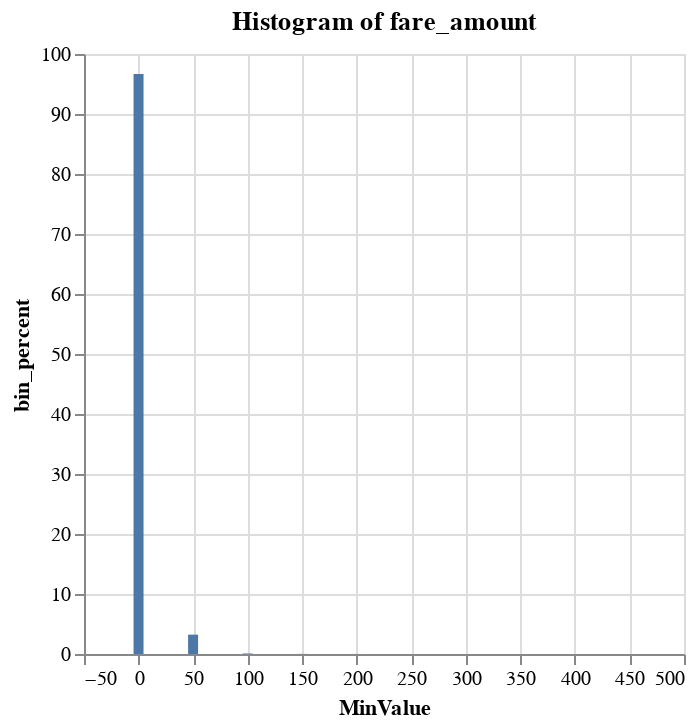

Notebook cell for this chart:
### Code cell
%chart x = MinValue, y = bin_percent, title = "Histogram of fare_amount"

### Figure 1 — Vega-Lite specification as saved in the notebook (floating-point values rounded to 4 significant figures)
{"$schema": "https://vega.github.io/schema/vega-lite/v3.json", "data": {"format": {"type": "csv"}, "values": "\"ColumnName\",\"Label\",\"MinValue\",\"MaxValue\",\"CountOfValues\",\"Bin_Percent\"\n\"fare_amount\",\"3\",\"150\",\"200\",\"69\",\"0.014584007051050367\"\n\"fare_amount\",\"8\",\"400\",\"450\",\"1\",\"0.00021136242102971542\"\n\"fare_amount\",\"5\",\"250\",\"300\",\"7\",\"0.001479536947208008\"\n\"fare_amount\",\"2\",\"100\",\"150\",\"387\",\"0.08179725693849987\"\n\"fare_amount\",\"1\",\"50\",\"100\",\"15264\",\"3.2262359945975767\"\n\"fare_amount\",\"9\",\"450\",\"500\",\"1\",\"0.00021136242102971542\"\n\"fare_amount\",\"7\",\"350\",\"400\",\"0\",\"0\"\n\"fare_amount\",\"4\",\"200\",\"250\",\"28\",\"0.005918147788832032\"\n\"fare_amount\",\"6\",\"300\",\"350\",\"4\",\"0.0008454496841188617\"\n\"fare_amount\",\"0\",\"0\",\"50\",\"457360\",\"96.66871688215065\"\n"}, "encoding": {"x": {"axis": {"grid": true, "title": "MinValue"}, "field": "MinValue", "type": "quantitative"}, "y": {"axis": {"grid": true, "title": "bin_percent"}, "field": "Bin_Percent", "type": "quantitative"}}, "mark": {"color": "#4C78A8", "type": "bar"}, "title": "Histogram of fare_amount"}
